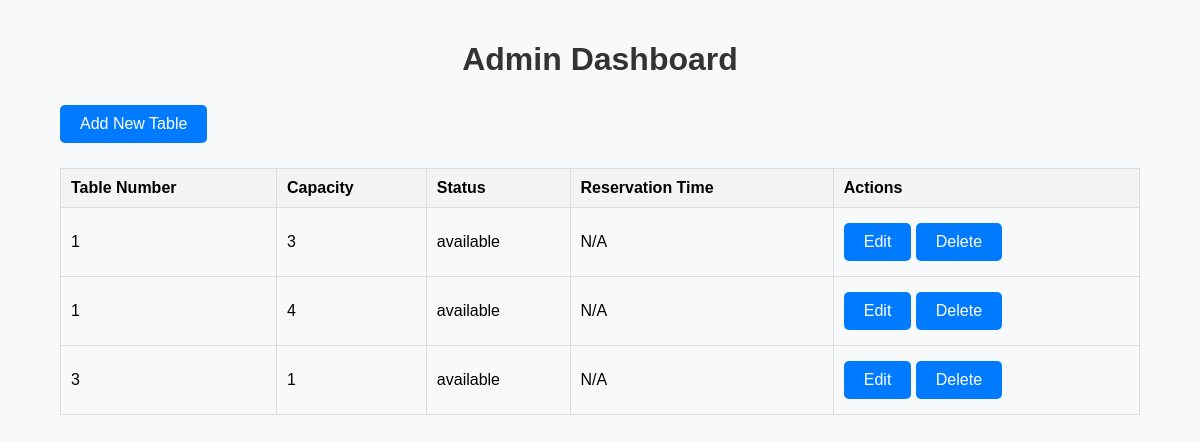
Screenshot of /admin/dashboard.php with the database file from the repository.
### tables this page shows
CREATE TABLE `tables` (
  `id` int(11) NOT NULL,
  `table_number` int(11) NOT NULL,
  `capacity` int(11) NOT NULL,
  `status` enum('available','occupied') DEFAULT 'available',
  `reservation_time` timestamp NULL DEFAULT NULL
);

### admin/dashboard.php (the view, shortened to what this page needs)
<?php include('../db_connect.php'); ?>
<!DOCTYPE html>
<html lang="en">
<head>
    <link rel="stylesheet" href="../css/table.css">
</head>
<body>
    <div class="container">
        <h1>Admin Dashboard</h1>
        <a href="add_table.php" class="btn">Add New Table</a>
        <table border="1">
            <thead>
                <tr>
                    <th>Table Number</th>
                    <th>Capacity</th>
                    <th>Status</th>
                    <th>Reservation Time</th>
                    <th>Actions</th>
                </tr>
            </thead>
            <tbody>
                <?php
                $query = "SELECT * FROM tables";
                $result = $conn->query($query);
                if ($result->num_rows > 0) {
                    while ($row = $result->fetch_assoc()) {
                        echo "
                            <tr>
                                <td>{$row['table_number']}</td>
                                <td>{$row['capacity']}</td>
                                <td>{$row['status']}</td>
                                <td>" . ($row['reservation_time'] ?? 'N/A') . "</td>
                                <td>
                                    <a href='edit_table.php?id={$row['id']}' class='btn'>Edit</a>
                                    <a href='delete_table.php?id={$row['id']}' class='btn delete'>Delete</a>
                                </td>
                            </tr>
                        ";
                    }
                } else {
                    echo "<tr><td colspan='5'>No tables found.</td></tr>";
                }
                ?>
            </tbody>
        </table>
    </div>
</body>
</html>

### css/table.css (style rules this page uses)
body { font-family: Arial, sans-serif; background-color: #f8f9fa; margin: 0; padding: 0; }
.container { width: 90%; margin: auto; padding: 20px; }
h1 { text-align: center; color: #333; }
table { width: 100%; border-collapse: collapse; margin-top: 20px; }
table th, table td { padding: 10px; text-align: left; border: 1px solid #ddd; }
table th { background-color: #f4f4f4; }
.btn { padding: 10px 20px; background-color: #007bff; color: #fff; text-decoration: none; border-radius: 5px; margin: 5px 0; display: inline-block; }

### rows the page displays
tables: table_number "1", capacity "3", status "available", reservation_time "N/A"
tables: table_number "1", capacity "4", status "available", reservation_time "N/A"
tables: table_number "3", capacity "1", status "available", reservation_time "N/A"
